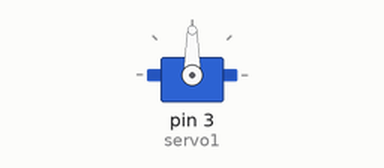
Recording of a sketch running on a simulated Arduino Uno, built with avr-gcc and run on an emulated ATmega328P. Parts: servo.

Above: at 0.05 s.
At 4.0 s:
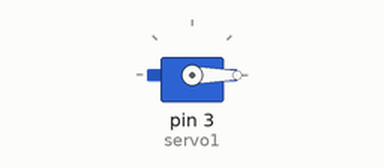
Timing chart, 0 to 5.2 s (numbered marks = the images above):
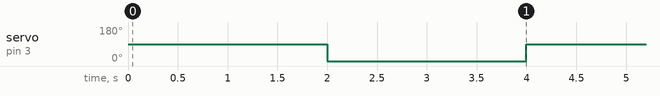

Measured:
- by itself, servo on pin 3 (servo1): alternates 90° for 2.0 s and 0° for 2.0 s

The sketch:

sketch.ino
```cpp
#include <Servo.h>

Servo servo1;

void setup() {
  servo1.attach(3);
}

void loop() {
  // ABRE a portinha (90 graus)
  servo1.write(90);
  delay(2000);

  // FECHA a portinha (0 graus)
  servo1.write(0);
  delay(2000);
}
```
